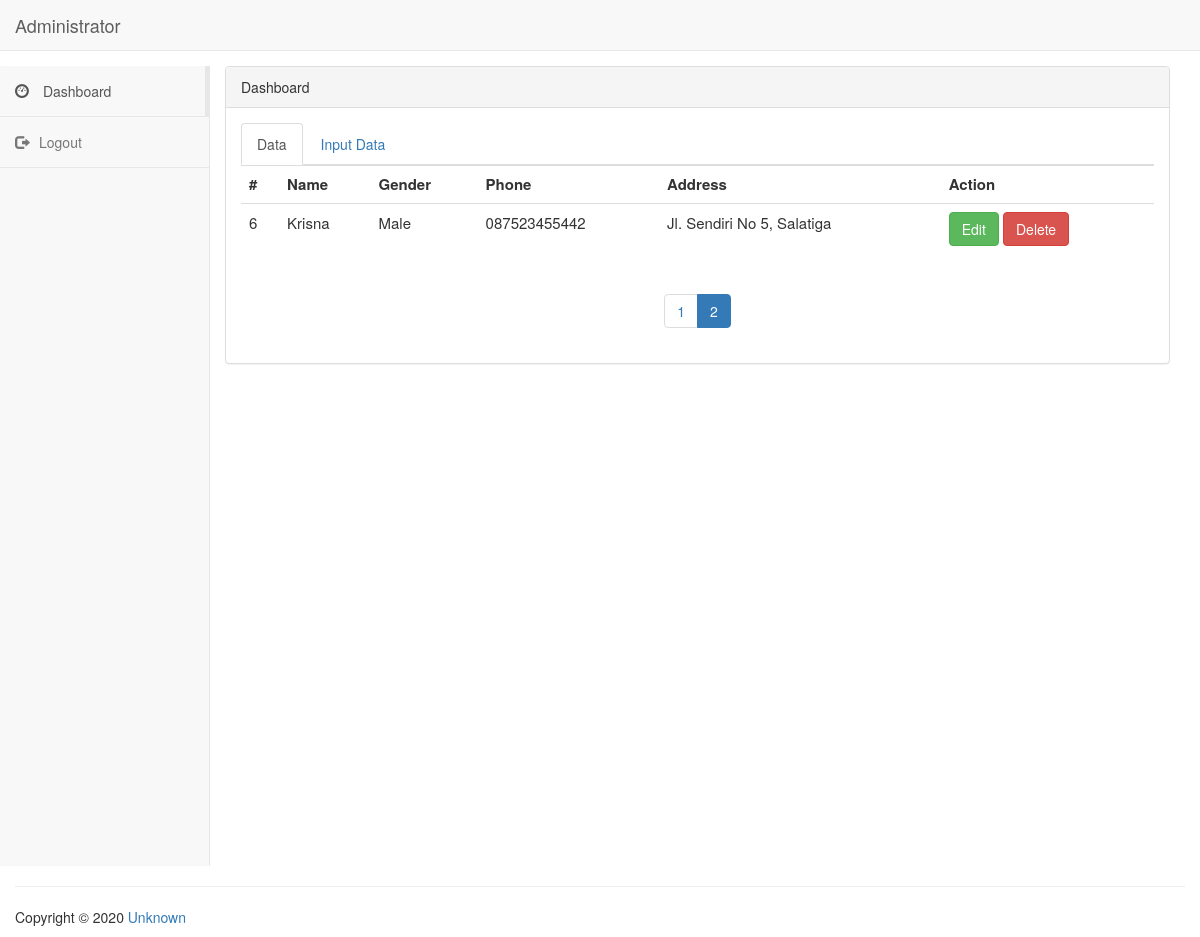
The app's page /index.php?halaman=2 with its own data.
### tables this page shows
CREATE TABLE `customer` (
  `id_cust` int(2) NOT NULL,
  `name` varchar(50) NOT NULL,
  `gender` varchar(6) NOT NULL,
  `phone` varchar(12) NOT NULL,
  `address` varchar(100) NOT NULL
);

### data.php (the view, shortened to what this page needs)
<div class="panel panel-default">
<div class="panel-heading">
Dashboard
</div>
<div class="panel-body">
<ul class="nav nav-tabs">
<li class="active"><a data-toggle="tab" href="#home">Data</a></li>
<li><a data-toggle="tab" href="#menu1">Input Data</a></li>
</ul>
<div class="tab-content">
<div id="home" class="tab-pane fade in active">
  <table class="table table-hover table-nowarp">
    <tr>
      <th>#</th>
      <th>Name</th>
      <th>Gender</th>
      <th>Phone</th>
      <th>Address</th>
      <th>Action</th>
    </tr>
    <?php
      $batas   = 5;
      $halaman = @$_GET['halaman'];
      if(empty($halaman)){
      $posisi  = 0;
      $halaman = 1;
      }
      else {
      $posisi  = ($halaman-1) * $batas;
      }
      $koneksi = mysqli_connect('localhost','root','','db_crud');
      $no = $posisi+1;
      $query = mysqli_query($koneksi,"SELECT * FROM customer LIMIT $posisi,$batas");
      while ($data = mysqli_fetch_array($query)) {
     ?>
    <tr>
      <td><?php echo $no++ ?></td>
      <td><?php echo $data['name'] ?></td>
      <td><?php echo $data['gender'] ?></td>
      <td><?php echo $data['phone'] ?></td>
      <td><?php echo $data['address'] ?></td>
      <td>
        <a class="btn btn-success" href="index.php?page=edit&id=<?php echo $data['id_cust'] ?>">Edit</a>
        <a class="btn btn-danger" href="index.php?page=delete&id=<?php echo $data['id_cust'] ?>">Delete</a>
      </td>
    </tr>
    <?php
      }
    $query2     = mysqli_query($koneksi, "select * from customer");
    $jmldata    = mysqli_num_rows($query2);
    $jmlhalaman = ceil($jmldata/$batas);
     ?>
  </table>
  <center>
    <ul class="pagination justify-content-center">
    <?php
    for($i=1;$i<=$jmlhalaman;$i++)
    if ($i != $halaman){
     echo "
     <li class='page-item'><a class='page-link' href=\"index.php?halaman=$i\">$i</a></li>";
    }
    else{
     echo "
     <li class='page-item active'><a class='page-link' href=''>$i<span class='sr-only'>(current)</span></a></li>";
    }
     ?>
    </ul>
  </center>
</div>
</div>
</div>
</div>

### style.css (style rules this page uses)
table { font-size: 15; }

### records on screen
customer: name "Krisna", gender "Male", phone "087523455442", address "Jl. Sendiri No 5, Salatiga"
